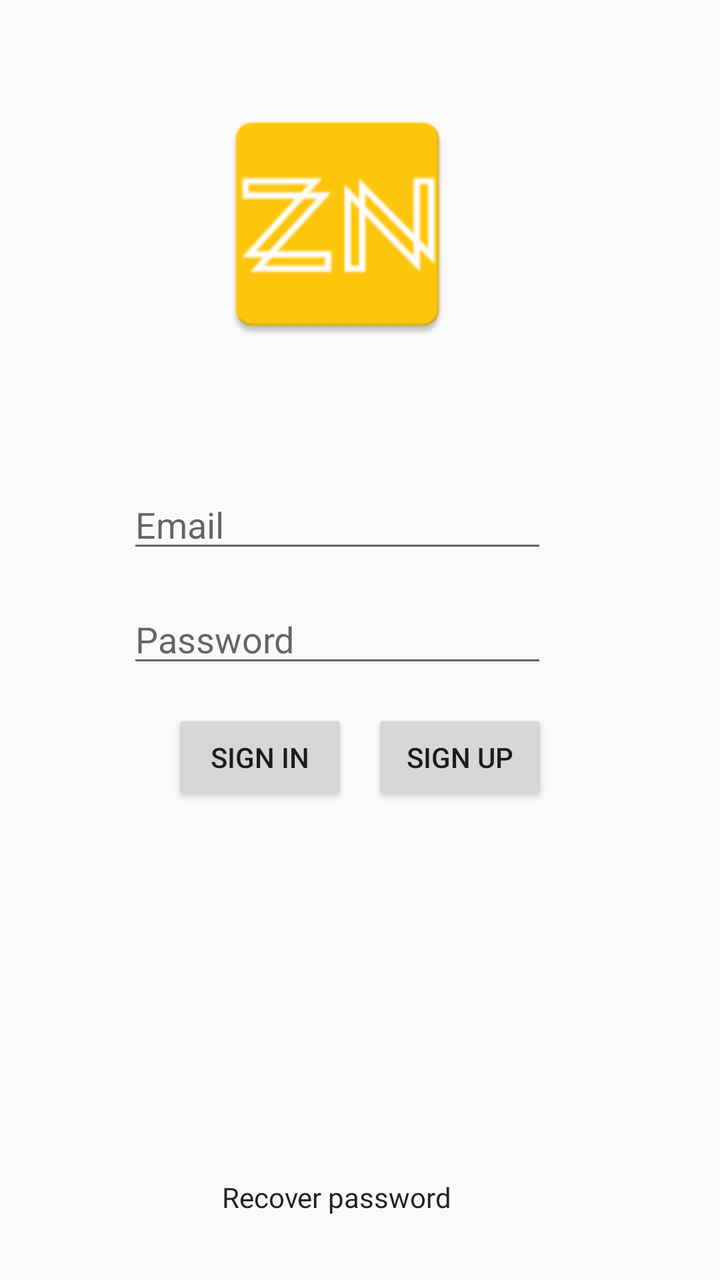
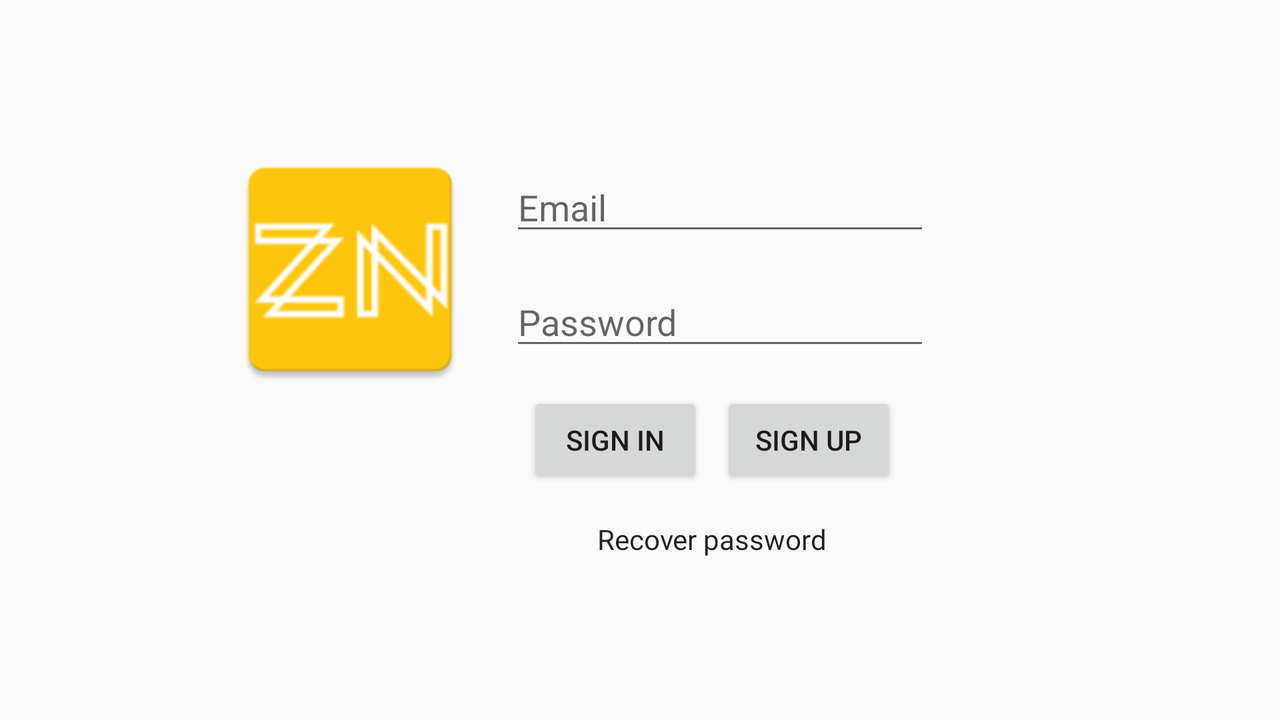

Two renders of one Android screen. The first uses the default layout on a phone; the second uses the alternative layout the repository ships for a different screen configuration, on a matching device. The two XML files are below.
<!-- AndroidManifest.xml: application theme AppTheme -->
<!-- res/layout/layout_login.xml -->
<?xml version="1.0" encoding="utf-8"?>
<android.support.constraint.ConstraintLayout xmlns:android="http://schemas.android.com/apk/res/android"
    xmlns:app="http://schemas.android.com/apk/res-auto"
    xmlns:tools="http://schemas.android.com/tools"
    android:id="@+id/linearLayout"
    android:layout_width="match_parent"
    android:layout_height="match_parent"
    android:baselineAligned="false"
    tools:layout_editor_absoluteY="81dp">

    <EditText
        android:id="@+id/emailText"
        android:layout_width="wrap_content"
        android:layout_height="wrap_content"
        android:layout_marginTop="8dp"
        android:ems="10"
        android:hint="@string/email_text"
        android:inputType="textEmailAddress"
        android:singleLine="true"
        app:layout_constraintEnd_toEndOf="parent"
        app:layout_constraintHorizontal_bias="0.5"
        app:layout_constraintStart_toEndOf="@+id/guideline2"
        app:layout_constraintTop_toBottomOf="@+id/loadingProgressBar" />

    <EditText
        android:id="@+id/passwordText"
        android:layout_width="wrap_content"
        android:layout_height="wrap_content"
        android:layout_marginTop="16dp"
        android:ems="10"
        android:hint="@string/password_text"
        android:inputType="textPassword"
        app:layout_constraintStart_toStartOf="@+id/emailText"
        app:layout_constraintTop_toBottomOf="@+id/emailText" />

    <Button
        android:id="@+id/enterButton"
        android:layout_width="wrap_content"
        android:layout_height="wrap_content"
        android:layout_marginEnd="12dp"
        android:layout_marginTop="16dp"
        android:text="@string/sign_in"
        app:layout_constraintEnd_toStartOf="@+id/registerButton"
        app:layout_constraintHorizontal_chainStyle="packed"
        app:layout_constraintStart_toStartOf="parent"
        app:layout_constraintTop_toBottomOf="@+id/passwordText" />

    <Button
        android:id="@+id/registerButton"
        android:layout_width="wrap_content"
        android:layout_height="wrap_content"
        android:text="@string/sign_up"
        app:layout_constraintBaseline_toBaselineOf="@+id/enterButton"
        app:layout_constraintEnd_toEndOf="parent"
        app:layout_constraintStart_toEndOf="@+id/enterButton" />

    <TextView
        android:id="@+id/recoverPasswordTextView"
        android:layout_width="wrap_content"
        android:layout_height="wrap_content"
        android:layout_marginBottom="32dp"
        android:text="@string/recover_password"
        app:layout_constraintBottom_toBottomOf="parent"
        app:layout_constraintEnd_toEndOf="parent"
        app:layout_constraintHorizontal_bias="0.5"
        app:layout_constraintStart_toEndOf="@+id/guideline2" />

    <android.support.constraint.Guideline
        android:id="@+id/guideline2"
        android:layout_width="wrap_content"
        android:layout_height="wrap_content"
        android:orientation="vertical"
        app:layout_constraintGuide_end="383dp" />

    <ImageView
        android:id="@+id/logoImageView"
        android:layout_width="128dp"
        android:layout_height="128dp"
        android:layout_marginTop="48dp"
        app:layout_constraintEnd_toEndOf="parent"
        app:layout_constraintHorizontal_bias="0.5"
        app:layout_constraintStart_toEndOf="@+id/guideline2"
        app:layout_constraintStart_toStartOf="@+id/guideline2"
        app:layout_constraintTop_toTopOf="parent"
        app:srcCompat="@mipmap/ic_launcher" />

    <ProgressBar
        android:id="@+id/loadingProgressBar"
        style="?android:attr/progressBarStyle"
        android:layout_width="wrap_content"
        android:layout_height="wrap_content"
        android:layout_marginTop="8dp"
        android:visibility="invisible"
        app:layout_constraintEnd_toEndOf="parent"
        app:layout_constraintHorizontal_bias="0.5"
        app:layout_constraintStart_toEndOf="@+id/guideline2"
        app:layout_constraintTop_toBottomOf="@+id/logoImageView"
        tools:visibility="invisible" />

</android.support.constraint.ConstraintLayout>
<!-- resources referenced by this layout -->
<resources>
  <!-- mipmap ic_launcher: png bitmap (mipmap-hdpi, 2162 bytes) -->
  <string name="email_text">Email</string>
  <string name="password_text">Password</string>
  <string name="recover_password">Recover password</string>
  <string name="sign_in">Sign in</string>
  <string name="sign_up">Sign up</string>
  <style name="AppTheme" parent="Theme.AppCompat.Light.NoActionBar">
          
          <item name="preferenceTheme">@style/PreferenceThemeOverlay.v14.Material</item>
          <item name="colorPrimary">@color/colorPrimary</item>
          <item name="colorPrimaryDark">@color/colorPrimaryDark</item>
          <item name="colorAccent">@color/colorAccent</item>
  
          <item name="alertDialogTheme">@style/AppAlertDialog</item>
  
          <item name="android:textViewStyle">@style/customfontstyle</item>
          <item name="android:expandableListViewStyle">@style/customfontstyle</item>
      </style>
  <color name="colorPrimary">#303F9F</color>
  <color name="colorPrimaryDark">#303F9F</color>
  <color name="colorAccent">#FF4081</color>
  <style name="AppAlertDialog" parent="Theme.AppCompat.DayNight.Dialog.Alert">
          <item name="colorAccent">@color/colorAccent</item>
      </style>
  <style name="customfontstyle">
          <item name="android:fontFamily">@font/firasans</item>
      </style>
</resources>
<!-- res/layout-land/layout_login.xml (the repository's variant of the layout above) -->
<!-- drawn on the phone turned sideways -->
<?xml version="1.0" encoding="utf-8"?>
<android.support.constraint.ConstraintLayout xmlns:android="http://schemas.android.com/apk/res/android"
    xmlns:app="http://schemas.android.com/apk/res-auto"
    xmlns:tools="http://schemas.android.com/tools"
    android:id="@+id/linearLayout"
    android:layout_width="match_parent"
    android:layout_height="match_parent"
    android:baselineAligned="false"
    tools:layout_editor_absoluteY="25dp">

    <EditText
        android:id="@+id/emailText"
        android:layout_width="wrap_content"
        android:layout_height="wrap_content"
        android:layout_marginBottom="16dp"
        android:ems="10"
        android:hint="@string/email_text"
        android:inputType="textEmailAddress"
        android:singleLine="true"
        app:layout_constraintBottom_toTopOf="@+id/passwordText"
        app:layout_constraintEnd_toStartOf="@+id/loadingProgressBar"
        app:layout_constraintHorizontal_bias="0.5"
        app:layout_constraintStart_toEndOf="@+id/logoImageView"
        app:layout_constraintTop_toTopOf="parent"
        app:layout_constraintVertical_chainStyle="packed" />

    <EditText
        android:id="@+id/passwordText"
        android:layout_width="wrap_content"
        android:layout_height="wrap_content"
        android:ems="10"
        android:hint="@string/password_text"
        android:inputType="textPassword"
        app:layout_constraintBottom_toTopOf="@+id/enterButton"
        app:layout_constraintEnd_toStartOf="@+id/loadingProgressBar"
        app:layout_constraintHorizontal_bias="0.5"
        app:layout_constraintStart_toEndOf="@+id/logoImageView"
        app:layout_constraintTop_toBottomOf="@+id/emailText" />

    <Button
        android:id="@+id/enterButton"
        android:layout_width="wrap_content"
        android:layout_height="48dp"
        android:layout_marginTop="16dp"
        android:text="@string/sign_in"
        app:layout_constraintBottom_toTopOf="@+id/recoverPasswordTextView"
        app:layout_constraintEnd_toStartOf="@+id/registerButton"
        app:layout_constraintHorizontal_bias="0.5"
        app:layout_constraintStart_toStartOf="@+id/passwordText"
        app:layout_constraintTop_toBottomOf="@+id/passwordText" />

    <Button
        android:id="@+id/registerButton"
        android:layout_width="wrap_content"
        android:layout_height="wrap_content"
        android:layout_marginEnd="8dp"
        android:text="@string/sign_up"
        app:layout_constraintBottom_toBottomOf="@+id/enterButton"
        app:layout_constraintEnd_toEndOf="@+id/passwordText"
        app:layout_constraintHorizontal_bias="0.5"
        app:layout_constraintStart_toEndOf="@+id/enterButton"
        app:layout_constraintTop_toTopOf="@+id/enterButton" />

    <TextView
        android:id="@+id/recoverPasswordTextView"
        android:layout_width="wrap_content"
        android:layout_height="wrap_content"
        android:layout_marginEnd="8dp"
        android:layout_marginStart="8dp"
        android:layout_marginTop="16dp"
        android:text="@string/recover_password"
        app:layout_constraintBottom_toBottomOf="parent"
        app:layout_constraintEnd_toEndOf="@+id/registerButton"
        app:layout_constraintHorizontal_bias="0.5"
        app:layout_constraintStart_toStartOf="@+id/enterButton"
        app:layout_constraintTop_toBottomOf="@+id/enterButton" />

    <ImageView
        android:id="@+id/logoImageView"
        android:layout_width="128dp"
        android:layout_height="128dp"
        android:layout_marginEnd="16dp"
        android:layout_marginTop="8dp"
        app:layout_constraintBottom_toBottomOf="@+id/passwordText"
        app:layout_constraintEnd_toStartOf="@+id/emailText"
        app:layout_constraintHorizontal_bias="0.5"
        app:layout_constraintHorizontal_chainStyle="packed"
        app:layout_constraintStart_toStartOf="parent"
        app:layout_constraintTop_toTopOf="@+id/emailText"
        app:srcCompat="@mipmap/ic_launcher" />

    <ProgressBar
        android:id="@+id/loadingProgressBar"
        style="?android:attr/progressBarStyle"
        android:layout_width="wrap_content"
        android:layout_height="wrap_content"
        android:layout_marginBottom="8dp"
        android:layout_marginStart="16dp"
        android:layout_marginTop="8dp"
        android:visibility="invisible"
        app:layout_constraintBottom_toBottomOf="@+id/passwordText"
        app:layout_constraintEnd_toEndOf="parent"
        app:layout_constraintHorizontal_bias="0.5"
        app:layout_constraintStart_toEndOf="@+id/emailText"
        app:layout_constraintTop_toTopOf="@+id/emailText"
        tools:visibility="invisible" />

</android.support.constraint.ConstraintLayout>
